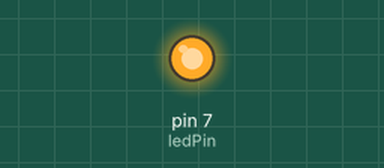
Recording of a sketch running on a simulated Arduino Uno, built with avr-gcc and run on an emulated ATmega328P. On the bench: output pins drawn as LEDs (lit = HIGH).

Above: at 0.5 s.
At 5.7 s:
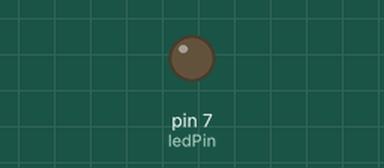
Timing chart, 0 to 8.1 s (numbered marks = the images above):
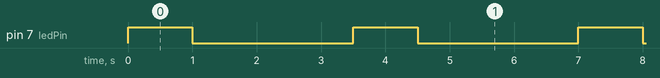

Measured:
- by itself, pin 7 (ledPin): alternates HIGH for 1.0 s and LOW for 2.5 s

The sketch:

BlinkDelay.ino
```cpp
// Make the LED blink after a certain delay.

int ledPin = 7;

void setup(){
	pinMode(ledPin, OUTPUT);
}
void loop(){
	digitalWrite(ledPin, HIGH);
	delay(1000);
	digitalWrite(ledPin, LOW);
	delay(2500);
}
```
